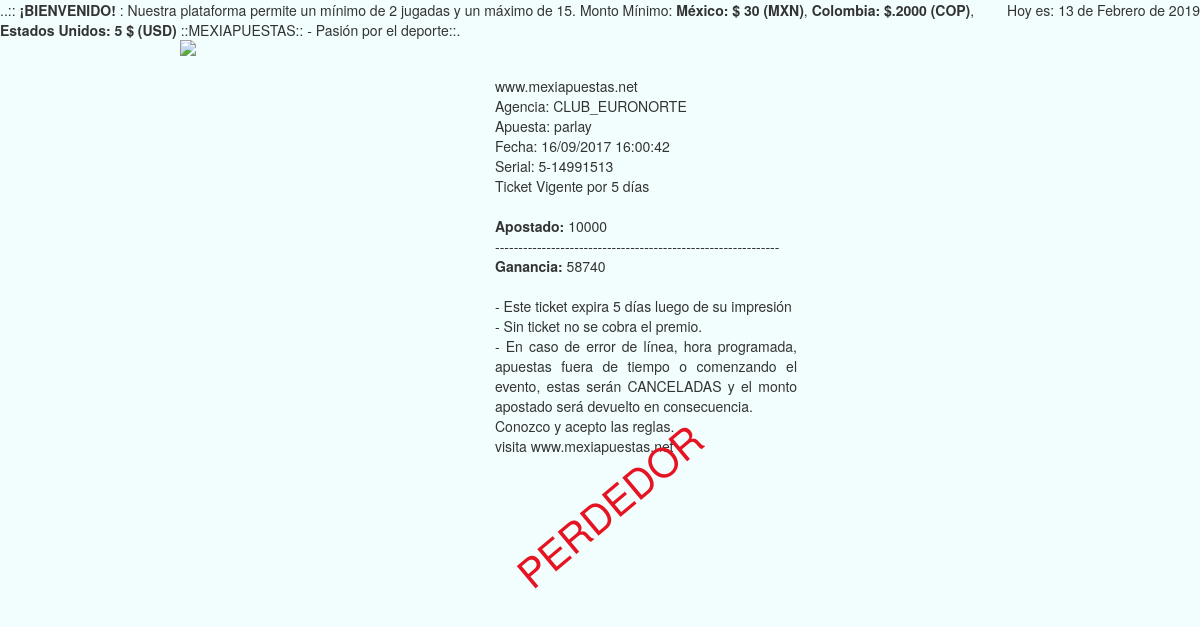
Page /consultas/con_tu_ticket.php?codigo=5-14991513 on the committed database.
### tables this page shows
CREATE TABLE IF NOT EXISTS `agencias` (
`id` int(11) NOT NULL,
  `pais` int(11) NOT NULL,
  `agencia` varchar(100) NOT NULL
);

CREATE TABLE IF NOT EXISTS `parlay` (
`id` int(11) NOT NULL,
  `codigo` varchar(10) NOT NULL,
  `agencia` int(11) NOT NULL,
  `cedula` varchar(10) NOT NULL,
  `tipo` varchar(30) NOT NULL,
  `fecha` date NOT NULL,
  `hora` time NOT NULL,
  `monto` decimal(10,0) NOT NULL,
  `premio` decimal(10,0) NOT NULL,
  `ganar` int(1) NOT NULL,
  `pagado` int(1) NOT NULL,
  `push` varchar(500) NOT NULL,
  `activo` int(11) NOT NULL
);

### reutilizable/modelo_ticket.php (shortened to what this page needs)
<?php
if (isset($_GET["cod_t"])) {
    $sql_ticket="SELECT codigo, agencia, tipo, fecha, hora, monto, premio, tipo FROM parlay WHERE codigo='".$_GET["cod_t"]."'";
    $rs_ticket=(mysqli_query($mysqli, $sql_ticket)) or die(mysqli_error());
    $row_ticket=mysqli_fetch_array($rs_ticket);
    $sql_agen="SELECT agencia FROM agencias WHERE id='".$row_ticket["agencia"]."'";
    $rs_agen=mysqli_query($mysqli,$sql_agen) or die(mysqli_error());
    $row_agen=mysqli_fetch_array($rs_agen);
}
else {
    $sql_ticket="SELECT codigo, agencia, tipo, fecha, hora, monto, premio, ganar, pagado, push FROM parlay WHERE codigo='".$codigo."'";
    $rs_ticket=(mysqli_query($mysqli, $sql_ticket)) or die(mysqli_error());
        $row_ticket=mysqli_fetch_array($rs_ticket);
        $sql_agen="SELECT agencia FROM agencias WHERE id='".$row_ticket["agencia"]."'";
        $rs_agen=mysqli_query($mysqli,$sql_agen) or die(mysqli_error());
        $row_agen=mysqli_fetch_array($rs_agen);
}
    echo '<div class="col-lg-6 col-lg-offset-5">';
    echo '<div id="ticket">';
    echo "www.mexiapuestas.net<br>";
    echo "Agencia: ".$row_agen["agencia"]."<br>";
    echo "Apuesta: ".$row_ticket["tipo"]."<br>";
    list($a,$m,$d)= explode("-",$row_ticket["fecha"]);
    $fecha = $d."/".$m."/".$a;
    echo "Fecha: ".$fecha." ".$row_ticket["hora"]."<br>";
    echo "Serial: ".$row_ticket["codigo"]."<br>";
    echo "Ticket Vigente por 5 días<br><br>";
    echo "<b>Apostado:</b> ".$row_ticket["monto"]."<br>";
    echo "-------------------------------------------------------------<br>";
    echo "<b>Ganancia:</b> ".$row_ticket["premio"]."<br><br>";
    echo "- Este ticket expira 5 días luego de su impresión<br>";
    echo "- Sin ticket no se cobra el premio.<br>";
    echo "- En caso de error de línea, hora programada, apuestas fuera de tiempo o comenzando el evento, estas serán CANCELADAS y el monto apostado será devuelto en consecuencia.<br>";
    echo "Conozco y acepto las reglas.<br>";
    echo "visita www.mexiapuestas.net<br>";
?>

### css/estilos_menu.css (style rules this page uses)
*, *:before, *:after { margin: 0; padding: 0; -webkit-box-sizing: border-box; -moz-box-sizing: border-box; box-sizing: border-box; }
html { font-family: 'Arimo', sans-serif; font-size: 10px; }
body { background-color: #F1FEFD; }
header img { width: 100%; }

### reutilizable/modelo_ticket.php (style rules this page uses)
#ticket { width: 302px; text-align:justify; }

### rows in the picture
agencias: agencia "CLUB_EURONORTE"
parlay: tipo "parlay", hora "16:00:42", codigo "5-14991513", monto "10000", premio "58740"

### other values in the picture
$fecha "16/09/2017"
